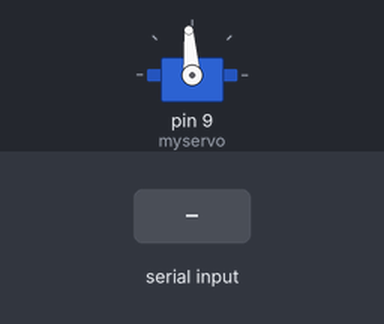
Simulated run of this sketch. Board: Arduino Uno, built with avr-gcc and run on an emulated ATmega328P. On the bench: servo. Inputs (shaded band) come from the test bench.

Above: at 1.2 s.
1.3 s: "90,45\n" received over Serial
At 2.1 s:
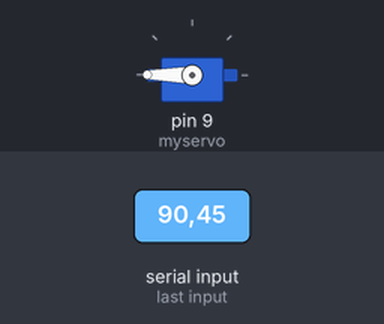
3.8 s: "30,150\n" received over Serial
At 4.1 s:
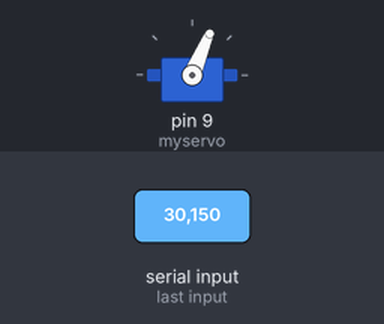
At 5.6 s:
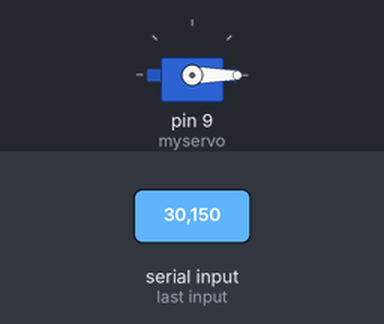
Timing chart, 0 to 7.3 s (numbered marks = the images above; inputs shaded):
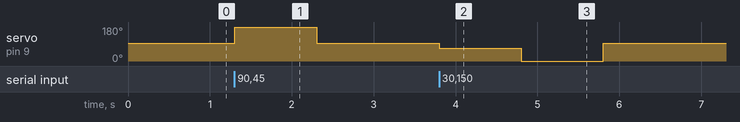

Measured:
- after the input at 1.3 s, servo on pin 9 (myservo): 94° → 180° at once, → 94° 1.0 s later
- after the input at 3.8 s, servo on pin 9 (myservo): 94° → 67° at once, → 0° 1.0 s later, → 94° 1.0 s later

The sketch:

sketch_apr09b.pde
```cpp
#include <Servo.h>

Servo myservo;
int serialIn[4];
int serialIndex;


void setup()
{
  Serial.begin(9600);
  myservo.attach(9);
  myservo.writeMicroseconds(1518); //1522 set servo to mid-point
}

void loop() {
 if (Serial.available()>0) {
    // read the incoming byte:
    while((Serial.available()>0)){
      char in = Serial.read() - '0';
      serialIn[serialIndex]=in;
      serialIndex++;
      if (serialIndex >= 4){
        int newValue=serialIn[0]*1000+serialIn[1]*100+serialIn[2]*10+serialIn[3];
        myservo.writeMicroseconds(newValue);
        delay(1000);
        myservo.writeMicroseconds(1518);
        serialIndex=0;
      }
    }
  }
}
```
